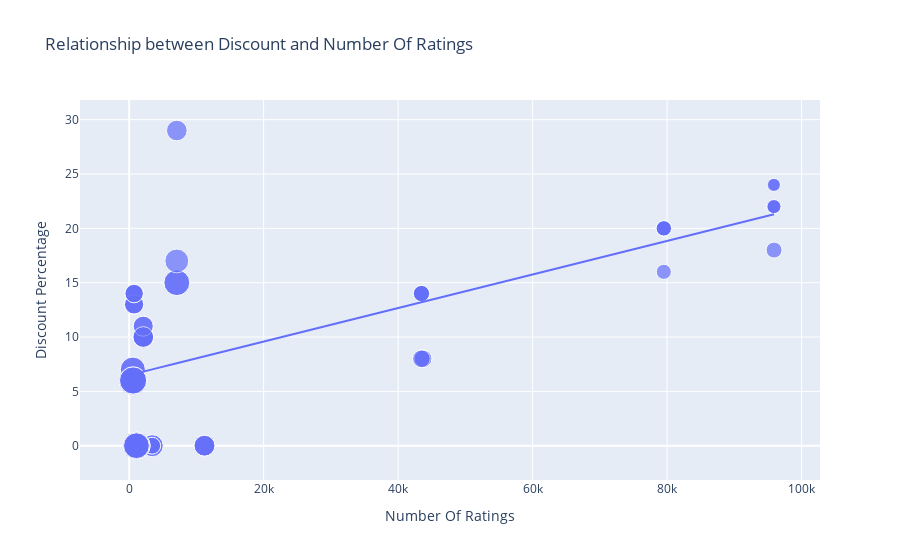

Notebook code for this chart:
### Markdown cell above
what is the relation between discount percentage and the number of ratings on flipkart?

### Code cell
figure = px.scatter(data_frame = df,x ="Number Of Ratings", y= "Discount Percentage", size= "Sale Price",
           trendline = "ols", title = "Relationship between Discount and Number Of Ratings" )
figure.show()

### Figure 1 — Plotly figure (JSON) as saved in the notebook; plotly's stock layout.template omitted (floating-point values rounded to 4 significant figures)
{"data": [{"hovertemplate": "Number Of Ratings=%{x}<br>Discount Percentage=%{y}<br>Sale Price=%{marker.size}<extra></extra>", "legendgroup": "", "marker": {"color": "#636efa", "size": [49900, 84900, 84900, 77000, 77000, 49900, 49900, 77000, 89900, 41999, 39999, 41999, 41999, 41999, 131900, 117100, 131900, 117100, 74999, 117900, 117100, 117900, 99900, 44999, 140900, 130900, 64900, 120900, 59900, 75900, 110900, 130900, 120900, 64900, 64900, 75900, 75900, 120900, 59900, 120900, 75900, 140900, 70900, 70900, 75900, 59900, 110900, 120900, 130900, 130900, 54999, 54999, 29999, 34999, 34999, 34999, 54999, 29999, 46999, 46999, 46999, 46999], "sizemode": "area", "sizeref": 352.2, "symbol": "circle"}, "mode": "markers", "name": "", "orientation": "v", "showlegend": false, "type": "scatter", "x": [3431, 3431, 3431, 11202, 11202, 3431, 3431, 11202, 1454, 79512, 79512, 79582, 79512, 79512, 1078, 1078, 1078, 1078, 7088, 7088, 1078, 7088, 7081, 95909, 542, 580, 740, 545, 740, 2101, 545, 580, 580, 730, 730, 2101, 2101, 580, 740, 580, 2092, 545, 2101, 2092, 2101, 740, 545, 580, 580, 580, 43707, 43707, 95807, 95909, 95807, 95909, 43470, 95909, 43470, 43470, 43470, 43470], "xaxis": "x", "y": [0, 0, 0, 0, 0, 0, 0, 0, 0, 20, 16, 20, 20, 20, 0, 0, 0, 0, 29, 15, 0, 15, 17, 18, 6, 6, 13, 6, 14, 10, 7, 6, 6, 13, 13, 10, 10, 6, 14, 6, 10, 6, 11, 11, 10, 14, 7, 6, 6, 6, 8, 8, 24, 22, 22, 22, 8, 24, 14, 14, 14, 14], "yaxis": "y"}, {"hovertemplate": "<b>OLS trendline</b><br>Discount Percentage = 0.000154292 * Number Of Ratings + 6.49233<br>R<sup>2</sup>=0.468988<br><br>Number Of Ratings=%{x}<br>Discount Percentage=%{y} <b>(trend)</b><extra></extra>", "legendgroup": "", "marker": {"color": "#636efa", "symbol": "circle"}, "mode": "lines", "name": "", "showlegend": false, "type": "scatter", "x": [542, 545, 545, 545, 545, 580, 580, 580, 580, 580, 580, 580, 580, 730, 730, 740, 740, 740, 740, 1078, 1078, 1078, 1078, 1078, 1454, 2092, 2092, 2101, 2101, 2101, 2101, 2101, 3431, 3431, 3431, 3431, 3431, 7081, 7088, 7088, 7088, 11202, 11202, 11202, 43470, 43470, 43470, 43470, 43470, 43707, 43707, 79512, 79512, 79512, 79512, 79582, 95807, 95807, 95909, 95909, 95909, 95909], "xaxis": "x", "y": [6.576, 6.576, 6.576, 6.576, 6.576, 6.582, 6.582, 6.582, 6.582, 6.582, 6.582, 6.582, 6.582, 6.605, 6.605, 6.607, 6.607, 6.607, 6.607, 6.659, 6.659, 6.659, 6.659, 6.659, 6.717, 6.815, 6.815, 6.816, 6.816, 6.816, 6.816, 6.816, 7.022, 7.022, 7.022, 7.022, 7.022, 7.585, 7.586, 7.586, 7.586, 8.221, 8.221, 8.221, 13.2, 13.2, 13.2, 13.2, 13.2, 13.24, 13.24, 18.76, 18.76, 18.76, 18.76, 18.77, 21.27, 21.27, 21.29, 21.29, 21.29, 21.29], "yaxis": "y"}], "layout": {"autosize": true, "legend": {"itemsizing": "constant", "tracegroupgap": 0}, "title": {"text": "Relationship between Discount and Number Of Ratings"}, "xaxis": {"anchor": "y", "autorange": true, "domain": [0, 1], "range": [-6750.0, 102400.0], "title": {"text": "Number Of Ratings"}, "type": "linear"}, "yaxis": {"anchor": "x", "autorange": true, "domain": [0, 1], "range": [-5.213, 33.41], "title": {"text": "Discount Percentage"}, "type": "linear"}}}
